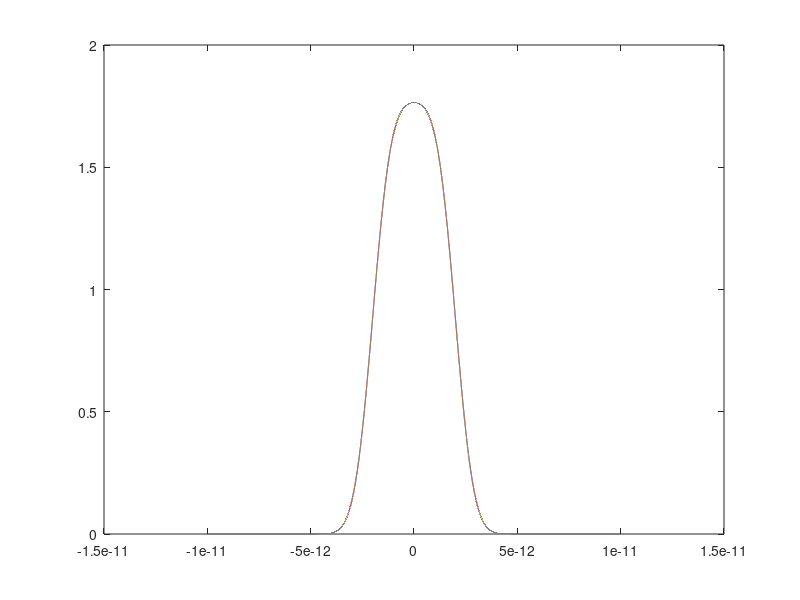

MATLAB code to generate this figure:
clc; clear;

% exp(-(t/t0)^2) = t0 * sqrt(pi) * exp(-ω^2 * t^2 / 4)

% Definitions
pico = 10^-12;  % define pico 

Fs = 5000;    % sampling frequency

% Constructing Pulses
t = (-5: 1/Fs: 5 - 1 / Fs) * pico;
a = 1*(t>-2 * pico)-1*(t>2 * pico);    % Square wave with T1 = 2ps
b = exp(-t.^2 / (1 * pico)^2);    % Gaussian pulse of t0 = 1ps

% Performing Convolution in time domain
c = conv(a, b) / Fs;
t1 = (-10 + 1 / Fs: 1/Fs: 10 - 1 / Fs) * pico;
plot(t1, c);
hold on;

% Performing Convolution in freq domain
FT_a = fft(a);    % Fourier transform of the two signals
FT_b = fft(b);
FT_C = FT_a .* FT_b;    % A convolution B in time domain means A * B in frequency domain
C = ifftshift(abs(ifft(FT_C))) / Fs;    % Turn C from freq domain back to time domain
plot(t, C);
hold off;

% % Plotting
% % Plot 1: c
% subplot(2, 1, 1);
% plot(t1, c);
% title('c = a conv b');
% legend('c(t)'); 
% xlabel('t (s)');
% ylabel('c(t)');

% % Plot 2: C
% subplot(2, 1, 2);
% plot(t1, c);
% title('C(jw) = a(jw)*b(jw)');
% legend('C(t)'); 
% xlabel('t (s)');
% ylabel('C(t)');
